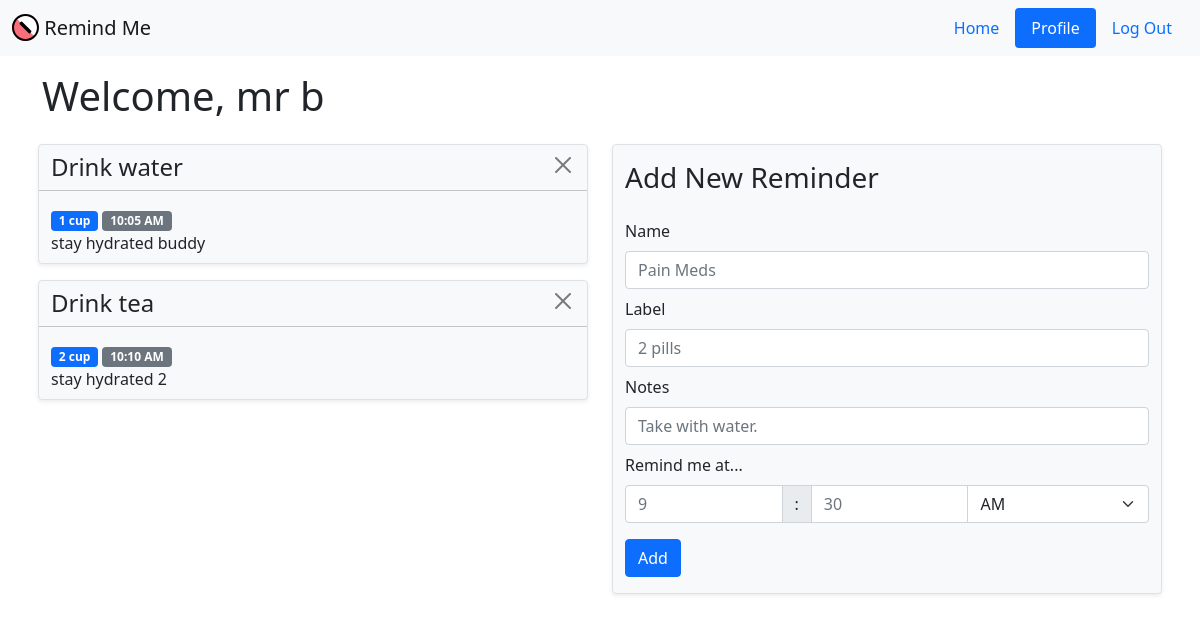
Screenshot of /profile (signed in) with the database file from the repository.
### models.py (models this page shows)
class User(UserMixin, db.Model):
    __tablename__ = 'user'
    id = db.Column(db.Integer, primary_key=True)
    email = db.Column(db.String(100), unique=True, default="")
    password = db.Column(db.String(100), default="")
    name = db.Column(db.String(100), default="")
    phone = db.Column(db.String(100), default="")
    discord = db.Column(db.String(100), default="")
    reminders = db.relationship('Reminder', back_populates='user')

class Reminder(db.Model):
    __tablename__ = 'reminder'
    id = db.Column(db.Integer, primary_key=True)
    name = db.Column(db.String(100), default="")
    notes = db.Column(db.String(200), default="")
    dosage = db.Column(db.String(100), default="")
    time = db.Column(db.Time)
    timestring = db.Column(db.String(100), default="")
    lastnotif = db.Column(db.Date)
    user_id = db.Column(db.Integer, db.ForeignKey('user.id'))
    user = db.relationship("User", back_populates="reminders")

### main.py (the view)
@main.route('/profile', methods=['GET', 'POST'])
@login_required
def profile():
    if request.method == 'POST':
        if 'add' in request.form:
            name = request.form.get('name')
            dosage = request.form.get('dosage')
            notes = request.form.get('notes')
            hour = int(request.form.get('hour'))
            minute = int(request.form.get('minute'))
            am_pm = request.form.get('am_pm')
            timestring = f"{hour}:{minute:02} {am_pm}"
            if am_pm == 'AM' and hour == 12:
                hour = 0
            elif am_pm == 'PM' and hour != 12:
                hour = hour + 12
            time_now = datetime(2021, 1, 1, hour=hour, minute=minute).time()
            time_old = datetime(2021, 1, 1).date()
            reminder = Reminder(name=name, dosage=dosage, notes=notes, time=time_now, lastnotif=time_old, timestring=timestring, user=current_user)
            db.session.add(reminder)
            db.session.commit()
            flash('Added new reminder.', category='info')
            return render_template('profile.html')
        else:
            rem_id = request.form.to_dict()['idToDelete']
            rem = Reminder.query.get(rem_id)
            db.session.delete(rem)
            db.session.commit()
            flash("Reminder deleted.", category="info")
            return render_template('profile.html')
    else:
        return render_template('profile.html')

### templates/profile.html (shortened to what this page needs)
{% extends "two_column.html" %}
{% block title %}
<h1>Welcome, {{ current_user.name }}</h1>
{% endblock %}
{% block column_left %}
{% for reminder in current_user.reminders %}
<div class="row mb-3 py-2 bg-light border rounded shadow-sm">
    <div class="row mx-0 px-0">
        <div class="col"><h4>{{ reminder.name }}</h4></div>
        <div class="col text-end">
            <button type="button" class="btn-close"
                name="delete {{ reminder.id }}" aria-label="Delete Reminder"
                data-bs-toggle="modal" data-bs-target="#confirmModal"
                data-bs-name="{{ reminder.name }}" data-bs-dosage="{{ reminder.dosage }}"
                data-bs-timestring="{{ reminder.timestring }}" data-bs-id="{{ reminder.id }}"
                data-bs-notes="{{ reminder.notes }}"
            ></button>
        </div>
    </div>
    <hr>
    <div class="row mx-0 px-0">
        <div>
            <span class="badge bg-primary">{{ reminder.dosage }}</span>
            <span class="badge bg-secondary">{{ reminder.timestring }}</span>
            <br>
            {{ reminder.notes }}
        </div>
    </div>
</div>
{% endfor %}
{% endblock %}
{% block column_right %}
<div class="row bg-light border rounded shadow-sm py-3">
    <h3>Add New Reminder</h3>
    <form method="POST" action="/profile">
        <div class="mt-3 mb-2">
            <label for="name" class="form-label">Name</label>
            <input type="text" class="form-control" name="name" id="name" placeholder="Pain Meds" required>
        </div>
        <div class="mb-2">
            <label for="dosage" class="form-label">Label</label>
            <input type="text" class="form-control" name="dosage" id="dosage" placeholder="2 pills">
        </div>
        <div class="mb-2">
            <label for="notes" class="form-label">Notes</label>
            <input type="text" class="form-control" name="notes" id="notes" placeholder="Take with water.">
        </div>
        <label for="hour" class="form-label">Remind me at...</label>
        <div class="input-group mb-3">
            <input type="number" min=1 max=12 class="form-control" name="hour" placeholder="9" required>
            <span class="input-group-text">:</span>
            <input type="number" min=0 max=59 class="form-control" name="minute" placeholder="30" required>
            <select class="form-select" name="am_pm">
                <option value="AM" selected>AM</option>
            </select>
        </div>
        <button type="submit" name="add" class="btn btn-primary border-pill">Add</button>
    </form>
</div>
{% endblock %}

### rows the page displays
User: name "mr b"
Reminder: name "Drink water", dosage "1 cup", timestring "10:05 AM", notes "stay hydrated buddy"
Reminder: name "Drink tea", dosage "2 cup", timestring "10:10 AM", notes "stay hydrated 2"

### other values shown
{{ page_name }} "Home Log Out"
{{ page_name }} "Profile"
